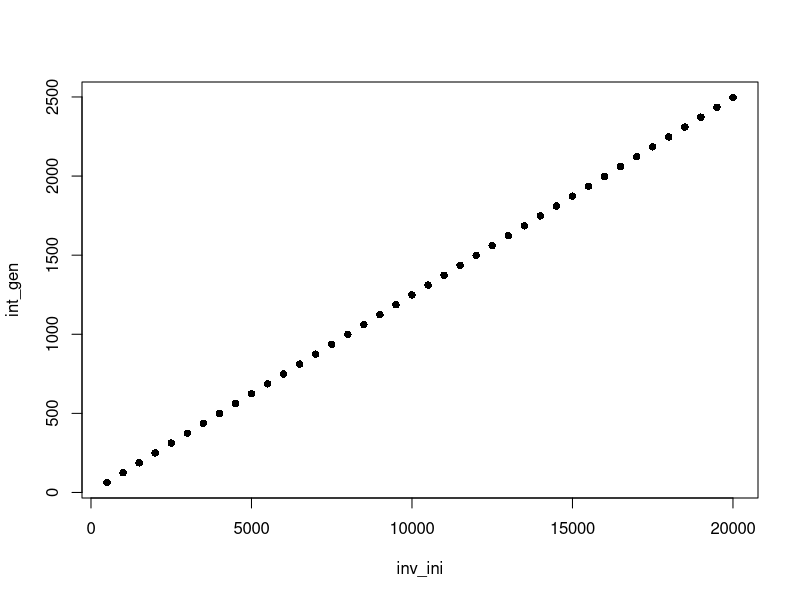
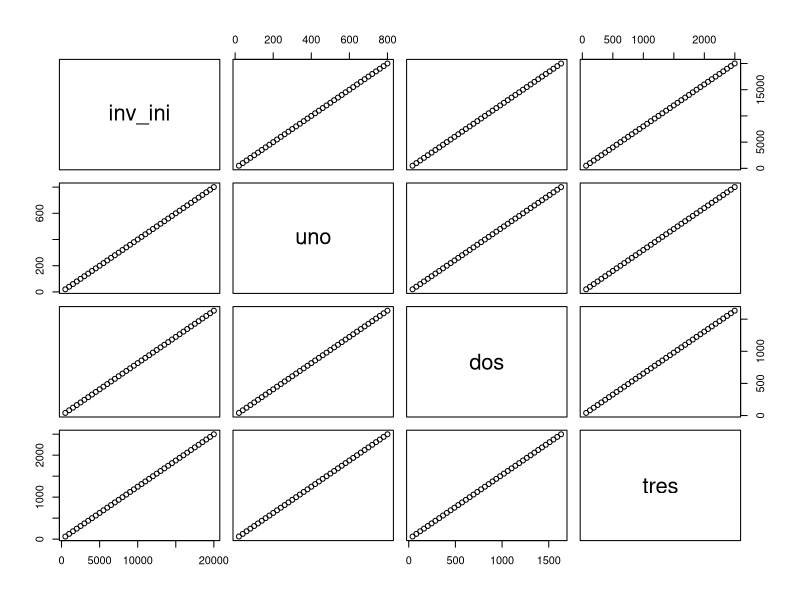
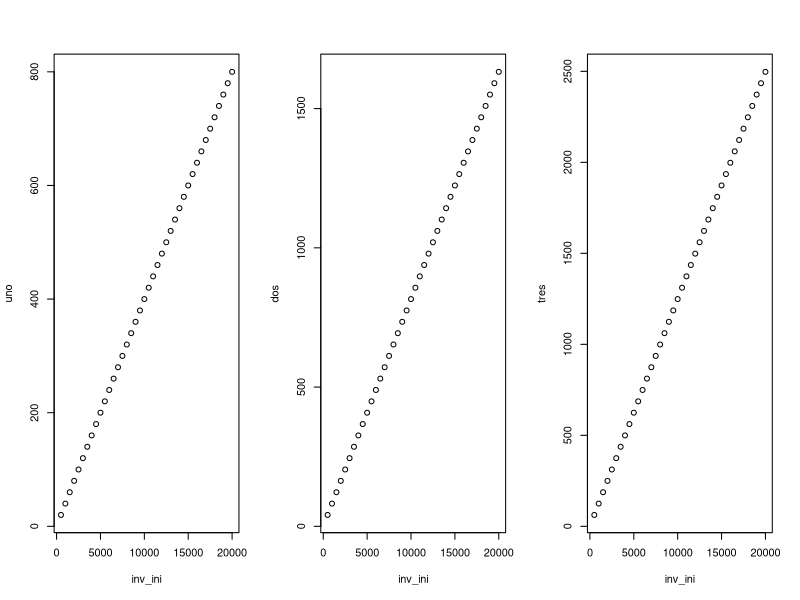
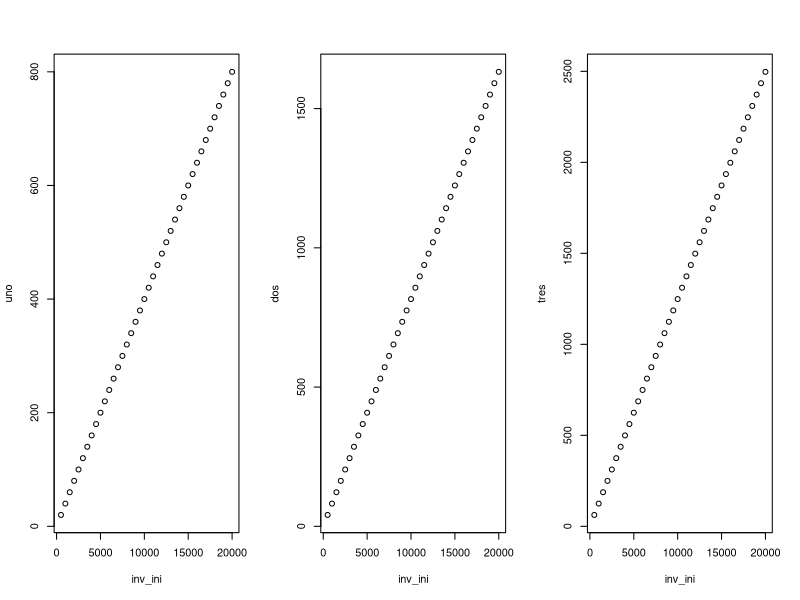
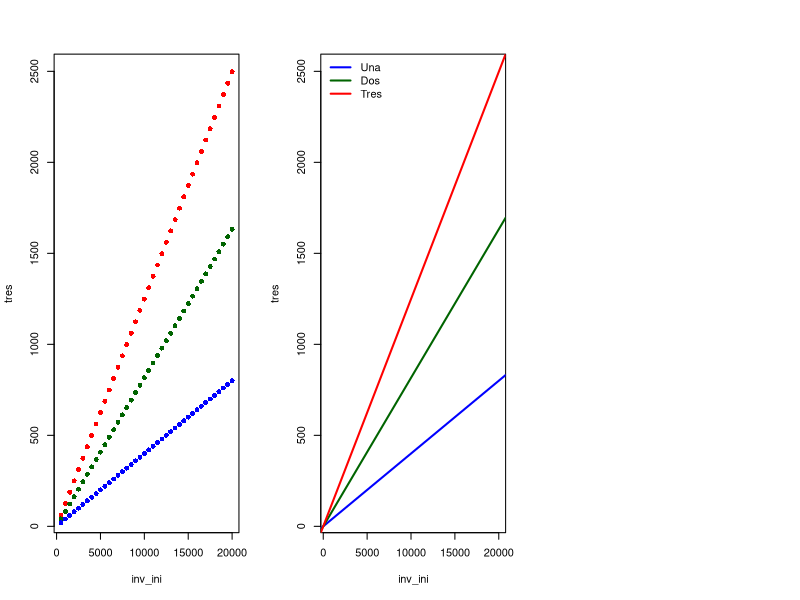

R code for these plots, in order:
    #   EJERCICIO: TASAS DE INTERES

        ##  Certificado de inversion garantizada

tasa_menos <- 0.04  #   Tasa anual de interes (4%) en terminos de tres o menos anios
tasa_mas <- 0.05  #   Tasa anual de interes (5%) en terminos mayores a tres anios

inv_ini <- 1000 #   Inversion inicial

int_gen <- inv_ini*((1+tasa_menos)^3-1) #   Intereses generados


            ### Ahora calculemos los intereses generados para inversiones iniciales desde $500 hasta $20000 a un anio

tab_int <- data.frame(inv_ini = seq(500,20000,500), int_gen = rep(NA,40));tab_int #   Tabla de intereses generados
tab_int$int_gen <- tab_int$inv_ini*((1+tasa_menos)^3-1)
tab_int

plot(tab_int, pch = 16, type = "b")


            ### Ahora calculemos los intereses generados de uno a tres anios

anios <- matrix(rep(NA,120),ncol = 3, nrow = 40)
    colnames(anios) <- c("uno","dos","tres")
    anios <- as.data.frame(anios)

tab_int <- cbind(inv_ini = seq(500,20000,500), anios);tab_int
    for(i in 1:3){
        tab_int[,-1][,i] <- tab_int$inv_ini*((1+tasa_menos)^i-1)
    }
tab_int

plot(tab_int)

par(mfrow = c(1,3))
    plot(uno~inv_ini, data = tab_int)
    plot(dos~inv_ini, data = tab_int)
    plot(tres~inv_ini, data = tab_int)


par(mfrow = c(1,3))
    for(i in c("uno","dos","tres")){
        plot(tab_int[,c("inv_ini",i)])
    }


plot(tab_int[,c("inv_ini","tres")], type = "n")
    points(tab_int[,c("inv_ini","tres")], pch = 16, type = "b", col = "red", bg = "red")
    points(tab_int[,c("inv_ini","dos")], pch = 16, type = "b", col = "darkgreen", bg = "darkgreen")
    points(tab_int[,c("inv_ini","uno")], pch = 16, type = "b", col = "blue", bg = "blue")


plot(tab_int[,c("inv_ini","tres")], type = "n")
    abline(lm(uno~inv_ini, data = tab_int), lwd = 2, col = "blue")
    abline(lm(dos~inv_ini, data = tab_int), lwd = 2, col = "darkgreen")
    abline(lm(tres~inv_ini, data = tab_int), lwd = 2, col = "red")
legend("topleft", legend = c("Una","Dos","Tres"), lwd = 2, col = c("blue","darkgreen","red"), bty = "n")


            ### Ahora elaboren los intereses generados a 5, 10, 15 Y 20 anios



    #   EJERCICIO: FUNCION DE TASAS DE INTERES

        ##  Ahora vamos a elaborar nuestra primer funcion. Esta funcion podra elaborar el calculo a cualquier anualidad e inversion inicial

ig <- function(inversion, years){
    if(years <= 3){
        varo <- inversion*((1+0.04)^years-1)
    }else{
        varo <- inversion*((1+0.05)^years-1)
    }
    return(varo)
}

ig(inversion = 500,years = 2)
